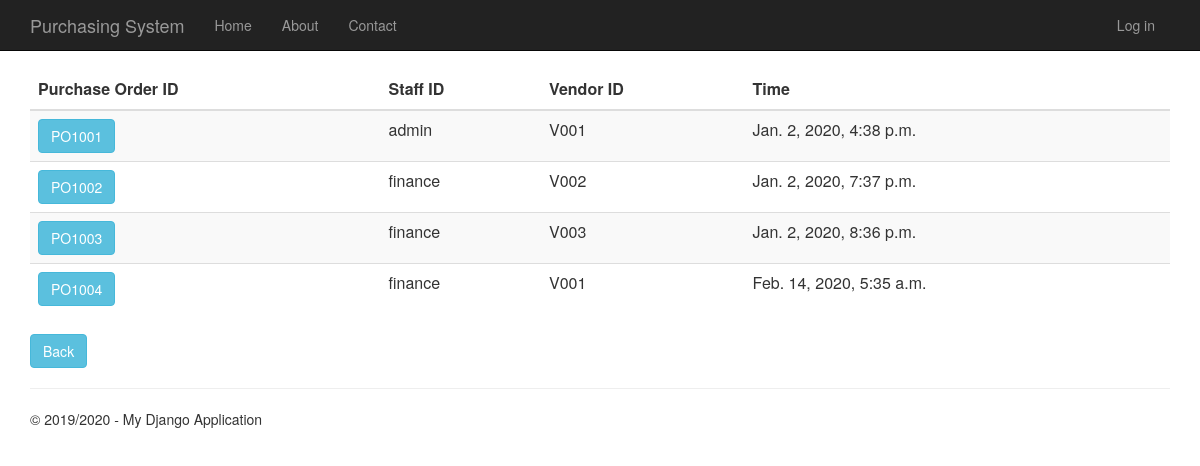
Screenshot of /purchaseorderhistory with the database file from the repository.
### PurchaseOrder/models.py (models this page shows, shortened)
class PurchaseOrder(models.Model):
    purchase_order_id = models.CharField(primary_key=True, max_length=10)
    shipping_instructions = models.TextField()
    time_created = models.DateTimeField()
    description = models.TextField(null=True,default=None, blank=True)
    total_price = models.DecimalField(max_digits=10, decimal_places=2, default=Decimal('0.00'))
    person_id = models.ForeignKey(Person)
    vendor_id = models.ForeignKey(Vendor)
    quotation_id = models.OneToOneField(Quotation)

### app/models.py (models this page shows, shortened)
class Person(models.Model):
    user_id = models.OneToOneField(User)
    person_id = models.CharField(primary_key=True, max_length=10)
    person_name = models.TextField()
    person_address = models.TextField()
    person_phone_number = models.TextField()
    person_role = models.TextField(default = 'EMPLOYEE')

class Vendor(models.Model):
    vendor_id = models.CharField(primary_key=True, max_length=10)
    vendor_name = models.TextField()
    vendor_phone_number = models.TextField()
    vendor_address = models.TextField()
    vendor_email = models.TextField()
    def __str__(self):
        return str(self.vendor_id)

### PurchaseOrder/views.py (the view)
# urls.py: url(r'^purchaseorderhistory', PurchaseOrder.views.purchaseorderhistory, name="purchase_order_history"),
def purchaseorderhistory(request):
    purchase_orders = PurchaseOrder.objects.all()
    context = {
            'title':'Purchase Order History',
            'rows':purchase_orders,
            'year':'2019/2020'
        }
    return render(request,'PurchaseOrder/purchaseorderhistory.html',context)

### PurchaseOrder/templates/PurchaseOrder/purchaseorderhistory.html
{% extends "app/layout.html" %}
{% block content %}
<div class="purcahseorderhistory margintop" >
    <form action="purchaseorderhistorydetails" method="GET">
        <table class="table table-striped margintop">
          <thead>
            <tr>
              <th scope="col" class="fontlabel">Purchase Order ID</th>
              <th scope="col" class="fontlabel">Staff ID</th>
              <th scope="col" class="fontlabel">Vendor ID</th>
              <th scope="col" class="fontlabel">Time</th>
            </tr>
          </thead>
          <tbody>
              {% for r in rows %}
            <tr>
                 <td><button type="submit" name="po_id" value="{{r.purchase_order_id}}" class="btn btn-info" >{{r.purchase_order_id}}</button></td>
                 <td>{{r.person_id.person_id}}</td>
                 <td>{{r.vendor_id}}</td>
                 <td>{{r.time_created}}</td>
            </tr>
              {% endfor %}
          </tbody>
        </table>
    </form>
    <form action="menu">
        <div class="margintop">
            <button type="submit" class="btn btn-info" >Back</button>
        </div>
    </form>
</div>
{% endblock %}

### app/static/app/content/site.css (style rules this page uses)
body { padding-top: 50px; padding-bottom: 20px; }

### rows the page displays
PurchaseOrder: purchase_order_id "PO1001", person_id.person_id "admin", vendor_id "V001", time_created "Jan. 2, 2020, 4:38 p.m."
PurchaseOrder: purchase_order_id "PO1002", person_id.person_id "finance", vendor_id "V002", time_created "Jan. 2, 2020, 7:37 p.m."
PurchaseOrder: purchase_order_id "PO1003", person_id.person_id "finance", vendor_id "V003", time_created "Jan. 2, 2020, 8:36 p.m."
PurchaseOrder: purchase_order_id "PO1004", person_id.person_id "finance", vendor_id "V001", time_created "Feb. 14, 2020, 5:35 a.m."

### other values shown
{{ year }} "2019/2020"
